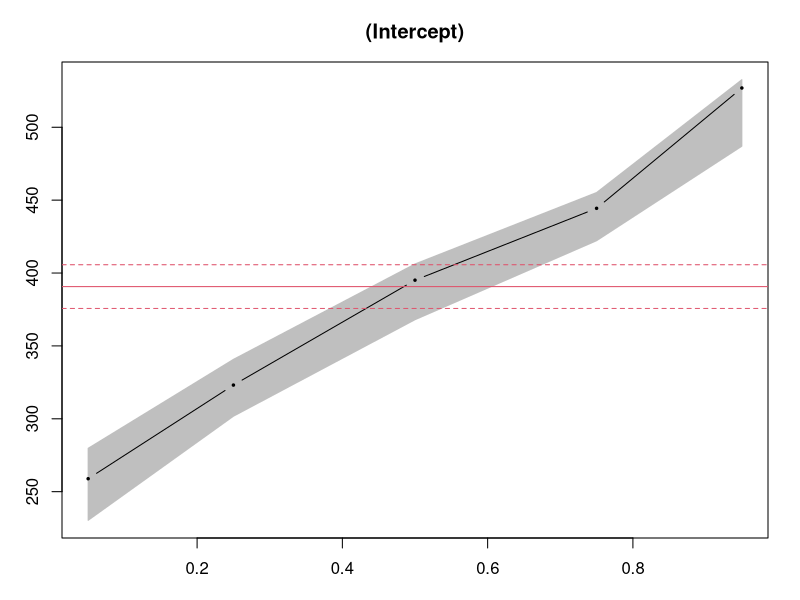
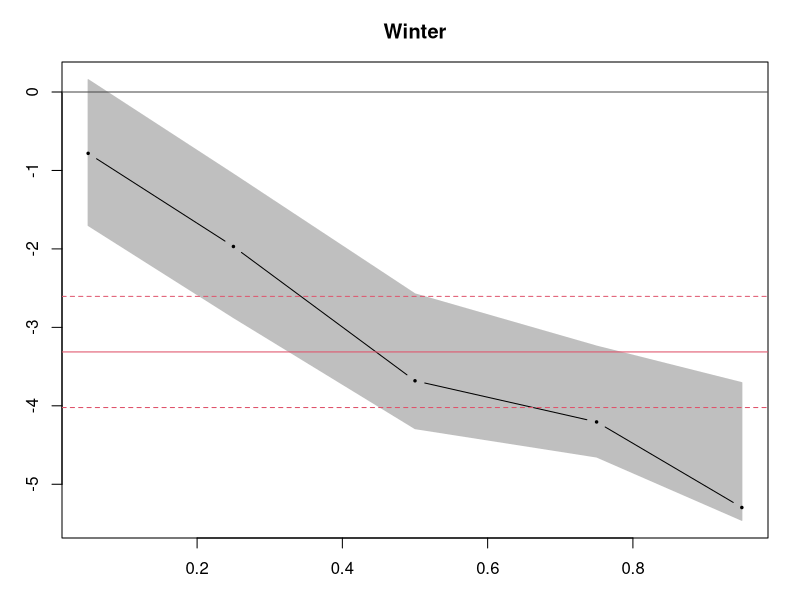
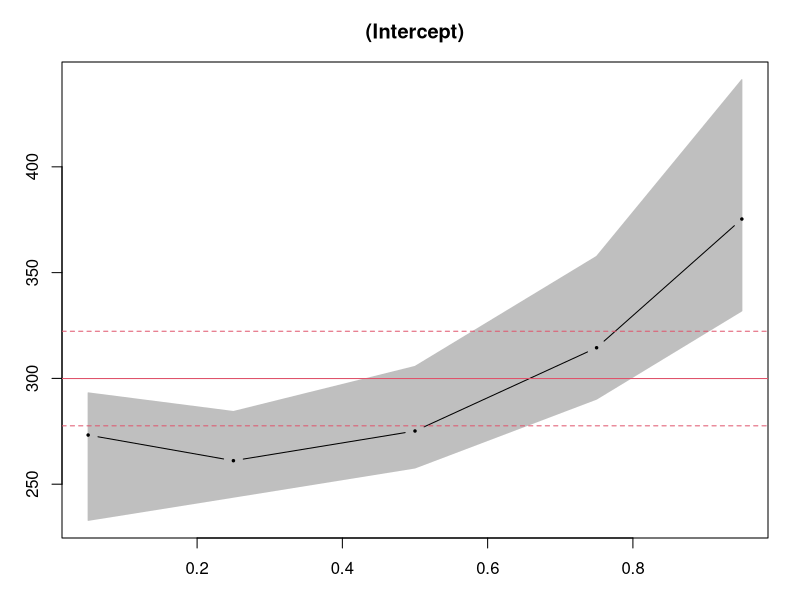
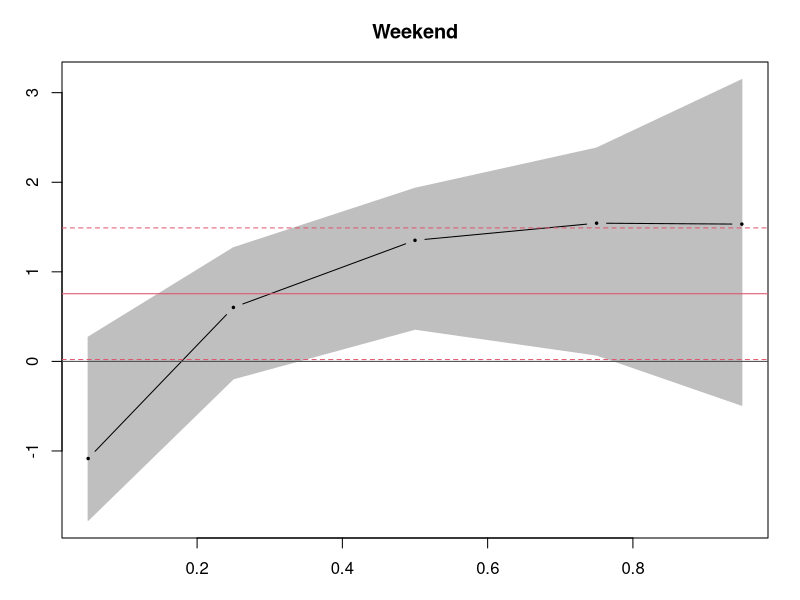
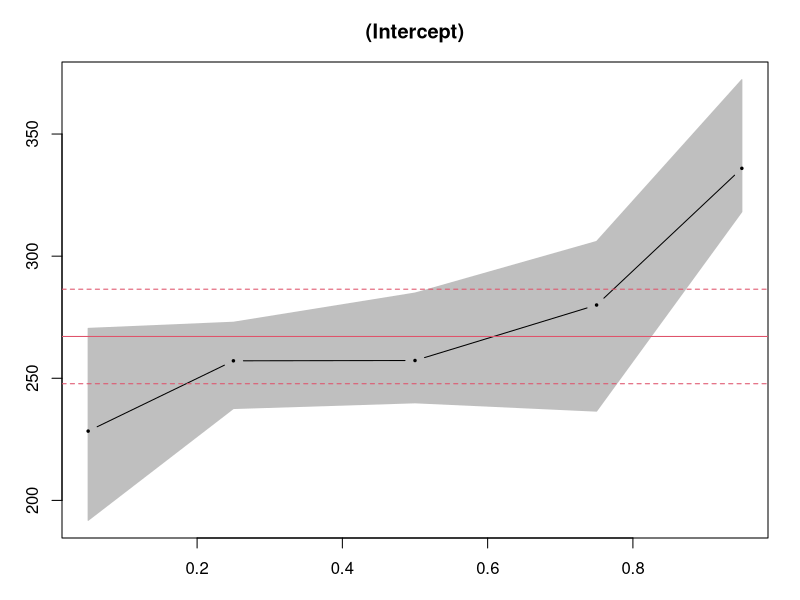
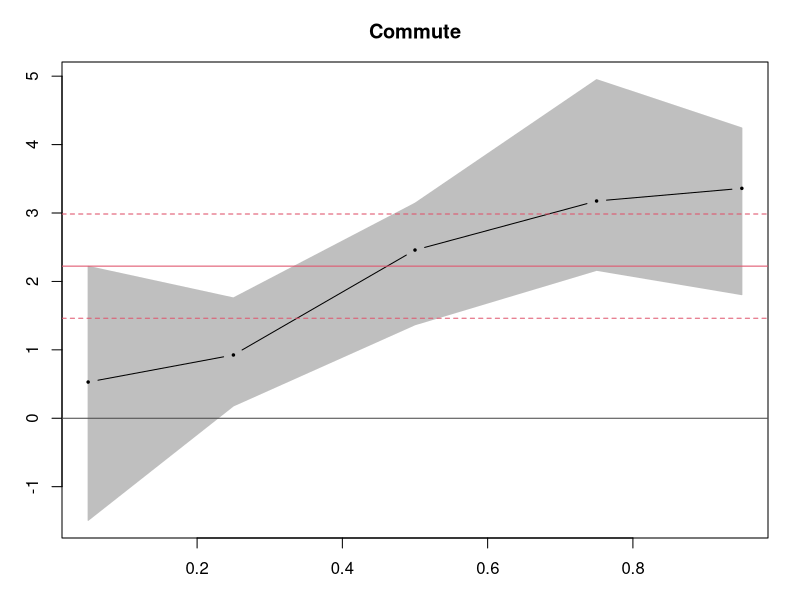
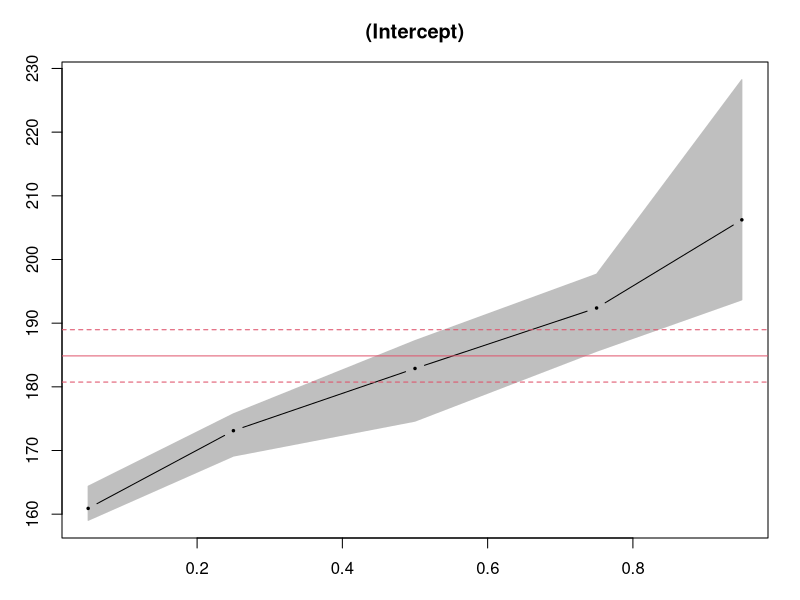
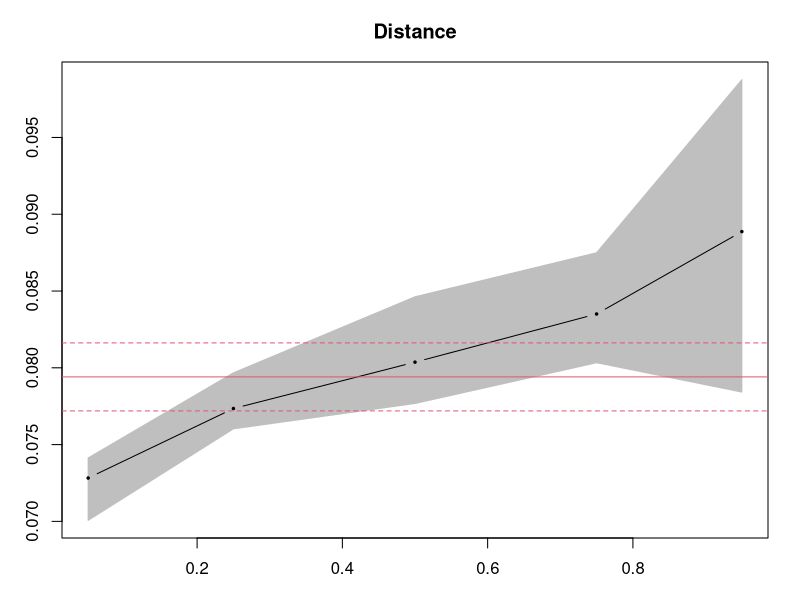

These figures' R source, in order:
library(readr)
library(quantreg)

sessionInfo()


# file.choose()

setwd("C:\\Users\\98001\\Desktop\\dissertation\\R\\Quantile regression")
getwd()

#data1 <- read_csv("data - qr.csv", na = "#N/A")
#data1 <- na.omit(as.data.frame(data1))
data1 <- read_csv("data - qr.csv")

colnames(data1)

# Transform data type

#for(i in c(1:3)){
#  data1[, i] <- factor(data1[, i])
#}


# Build the function to test the model

QLR.function<-function(object,hs=TRUE,mod=T){
  mt<-terms(object)
  m<-model.frame(object)
  y<-model.response(m)
  x<-model.matrix(mt,m,contrasts=object$contrasts)
  n<-length(y)
  tau<-object$tau
  coef<-coefficients(object)
  method<-object$method
  p<-dim(x)[2]
  rdf<-p-1
  res<-object$residuals
  fitO<-rq(y~1,method=method,tau=tau)
  v1<-object$rho
  v0<-fitO$rho
  if(mod){
    sps<-as.numeric((summary(object,se="iid",cov=T,hs=hs))$scale)
    sp<-1/sps
  }
  else{
    sps<-as.numeric((summary(object,se="ker",cov=T))$scale)
    sp<-1/sps
  }
  f<-2*(v0-v1)/(sp*tau*(1-tau))
  Pvalue<-1-pchisq(f,rdf)
  structure(list(tau=tau,QLR.Statistic=f,p.value=Pvalue))
}





# Build the function to calculate the fitness of the model

Fitness.function<-function(object){
  mt<-terms(object)
  m<-model.frame(object)
  y<-model.response(m)
  tau<-object$tau
  coef<-coefficients(object)
  method<-object$method
  fit0<-rq(y~1,method=method,tau=tau)
  v1<-object$rho
  v0<-fit0$rho
  R1<- 1-v1/v0
  structure(list(tau=tau,R1=R1))
}


# Run quantile regression

fit25 <- rq(FirstPumpArriving_AttendanceTime ~ ., 
            tau = c(0.25), 
            data = data1)
fit50 <- rq(FirstPumpArriving_AttendanceTime ~ ., 
            tau = c(0.5), 
            data = data1)
fit75 <- rq(FirstPumpArriving_AttendanceTime ~ ., 
            tau = c(0.75), 
            data = data1)


# Test the model
QLR.function(fit25)

#$tau
#[1] 0.25

#$QLR.Statistic
#[1] 1138.531

#$p.value
#[1] 0


QLR.function(fit50)

#$tau
#[1] 0.5

#$QLR.Statistic
#[1] 1245.152

#$p.value
#[1] 0

QLR.function(fit75)
#$tau
#[1] 0.75

#$QLR.Statistic
#[1] 891.3979

#$p.value
#[1] 0


# Calculate the fitness of the model
Fitness.function(fit25)

# $tau
#[1] 0.25

#$R1
#[1] 0.5963086


Fitness.function(fit50)

#$tau
#[1] 0.5

#$R1
#[1] 0.6172921



Fitness.function(fit75)

#$tau
#[1] 0.75

#$R1
#[1] 0.6344976


# Summary the results and do the hypothesis testing
summary(fit25, se = "nid")

#tau: [1] 0.25

#Coefficients:
#                                                  Value     Std. Error t value   Pr(>|t|) 
#(Intercept)                                       176.44857  12.30895   14.33498   0.00000
#Index_of_Multiple_Deprivation_Score                -0.06104   0.10876   -0.56127   0.57481
#Age_65                                              0.00386   0.01529    0.25265   0.80062
##Children_15                                        0.00893   0.01009    0.88504   0.37647
#Road_density                                       -0.32001   0.29645   -1.07945   0.28080
#Street_network_density                              0.05138   0.02165    2.37347   0.01792
#Household_spaces_with_at_least_one_usual_resident  -0.01004   0.00816   -1.22961   0.21931
#Traffic_light_density                               0.04602   0.05253    0.87613   0.38130
#Distance                                            0.08029   0.00185   43.30868   0.00000
#Winter                                             -0.36187   0.19372   -1.86794   0.06224
#Commute                                            -0.27757   0.19114   -1.45218   0.14695
#Weekend                                             0.08363   0.18308    0.45680   0.64797
#Fire_Station_number                                 0.59945   0.30625    1.95739   0.05075

summary(fit50, se = "nid")

#tau: [1] 0.5

#Coefficients:
#                                                  Value     Std. Error t value   Pr(>|t|) 
#(Intercept)                                       174.79905  14.81774   11.79661   0.00000
#Index_of_Multiple_Deprivation_Score                 0.08422   0.13385    0.62920   0.52945
#Age_65                                              0.01641   0.01782    0.92090   0.35746
#Children_15                                        -0.00509   0.01052   -0.48377   0.62872
#Road_density                                       -0.21796   0.38597   -0.56471   0.57248
#Street_network_density                              0.03715   0.02133    1.74185   0.08203
#Household_spaces_with_at_least_one_usual_resident  -0.00569   0.00775   -0.73430   0.46304
#Traffic_light_density                              -0.00346   0.05400   -0.06408   0.94892
#Distance                                            0.08304   0.00228   36.38417   0.00000
#Winter                                             -0.17568   0.24131   -0.72805   0.46686
#Commute                                             0.12162   0.24930    0.48784   0.62584
#Weekend                                            -0.08403   0.22647   -0.37106   0.71072
#Fire_Station_number                                 0.72624   0.35518    2.04469   0.04130

summary(fit75, se = "nid")

#tau: [1] 0.75

#Coefficients:
#                                                  Value     Std. Error t value   Pr(>|t|) 
#(Intercept)                                       203.66720  17.05576   11.94126   0.00000
#Index_of_Multiple_Deprivation_Score                -0.20937   0.14961   -1.39942   0.16218
#Age_65                                             -0.01071   0.02096   -0.51084   0.60965
#Children_15                                         0.01073   0.01456    0.73728   0.46123
#Road_density                                        0.00807   0.42659    0.01893   0.98490
#Street_network_density                              0.00403   0.02978    0.13541   0.89233
#Household_spaces_with_at_least_one_usual_resident  -0.00673   0.01069   -0.62959   0.52919
#Traffic_light_density                              -0.02510   0.03275   -0.76634   0.44376
#Distance                                            0.08517   0.00232   36.73664   0.00000
#Winter                                             -0.09104   0.24397   -0.37317   0.70915
#Commute                                            -0.27209   0.26951   -1.00957   0.31309
#Weekend                                            -0.07842   0.23688   -0.33104   0.74073
#Fire_Station_number                                 0.49072   0.42481    1.15517   0.24846



# Analysis of variance: Compare whether independent variables have the same influence 
#                        mechanism on dependent variables at different quantiles
anova(fit25,fit50,fit75)

#Joint Test of Equality of Slopes: tau in {  0.25 0.5 0.75  }
#
#  Df Resid Df F value   Pr(>F)   
#1 24     1887  1.4127 0.08828 .
#  ---
#  Signif. codes:  0 ‘***’ 0.001 ‘**’ 0.01 ‘*’ 0.05 ‘.’ 0.1 ‘ ’ 1



# Plot the comparison of estimated values of coefficients at different quantiles
fitplot1 = summary( rq(FirstPumpArriving_AttendanceTime ~ Winter, tau = c(0.05,0.25,0.5,0.75,0.95), data = data1) )
plot(fitplot1, mfrow = c(1,1))
fitplot2 = summary( rq(FirstPumpArriving_AttendanceTime ~ Weekend, tau = c(0.05,0.25,0.5,0.75,0.95), data = data1) )
plot(fitplot2, mfrow = c(1,1))
fitplot3 = summary( rq(FirstPumpArriving_AttendanceTime ~ Commute, tau = c(0.05,0.25,0.5,0.75,0.95), data = data1) )
plot(fitplot3, mfrow = c(1,1))
fitplot4 = summary( rq(FirstPumpArriving_AttendanceTime ~ Distance, tau = c(0.05,0.25,0.5,0.75,0.95), data = data1) )
plot(fitplot4, mfrow = c(1,1))
fitplot5 = summary( rq(FirstPumpArriving_AttendanceTime ~ Road_density, tau = c(0.05,0.25,0.5,0.75,0.95), data = data1) )
plot(fitplot5, mfrow = c(1,1))
fitplot6 = summary( rq(FirstPumpArriving_AttendanceTime ~ Street_network_density, tau = c(0.05,0.25,0.5,0.75,0.95), data = data1) )
plot(fitplot6, mfrow = c(1,1))
fitplot7 = summary( rq(FirstPumpArriving_AttendanceTime ~ Traffic_light_density, tau = c(0.05,0.25,0.5,0.75,0.95), data = data1) )
plot(fitplot7, mfrow = c(1,1))
fitplot8 = summary( rq(FirstPumpArriving_AttendanceTime ~ Age_65, tau = c(0.05,0.25,0.5,0.75,0.95), data = data1) )
plot(fitplot8, mfrow = c(1,1))
fitplot9 = summary( rq(FirstPumpArriving_AttendanceTime ~ Children_15, tau = c(0.05,0.25,0.5,0.75,0.95), data = data1) )
plot(fitplot9, mfrow = c(1,1))
fitplot10 = summary( rq(FirstPumpArriving_AttendanceTime ~ Household_spaces_with_at_least_one_usual_resident, tau = c(0.05,0.25,0.5,0.75,0.95), data = data1) )
plot(fitplot10, mfrow = c(1,1))
fitplot11 = summary( rq(FirstPumpArriving_AttendanceTime ~ Index_of_Multiple_Deprivation_Score, tau = c(0.05,0.25,0.5,0.75,0.95), data = data1) )
plot(fitplot11, mfrow = c(1,1))
fitplot12 = summary( rq(FirstPumpArriving_AttendanceTime ~ Fire_Station_number, tau = c(0.05,0.25,0.5,0.75,0.95), data = data1) )
plot(fitplot11, mfrow = c(1,1))

